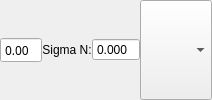
        <widget class="QFrame" name="frameValueB">
         <property name="frameShape">
          <enum>QFrame::NoFrame</enum>
         </property>
         <property name="frameShadow">
          <enum>QFrame::Raised</enum>
         </property>
         <layout class="QHBoxLayout" name="horizontalLayout_4">
          <property name="spacing">
           <number>0</number>
          </property>
          <property name="leftMargin">
           <number>0</number>
          </property>
          <property name="topMargin">
           <number>0</number>
          </property>
          <property name="rightMargin">
           <number>0</number>
          </property>
          <property name="bottomMargin">
           <number>0</number>
          </property>
          <item>
           <widget class="LSADoubleSpinBox" name="doubleValueB">
            <property name="font">
             <font>
              <family>Courier 10 Pitch</family>
             </font>
            </property>
            <property name="buttonSymbols">
             <enum>QAbstractSpinBox::NoButtons</enum>
            </property>
            <property name="singleStep">
             <double>0.000000000000000</double>
            </property>
           </widget>
          </item>
          <item>
           <widget class="QLabel" name="labelValueB1">
            <property name="maximumSize">
             <size>
              <width>65</width>
              <height>16777215</height>
             </size>
            </property>
            <property name="text">
             <string>Sigma N:</string>
            </property>
            <property name="alignment">
             <set>Qt::AlignCenter</set>
            </property>
           </widget>
          </item>
          <item>
           <widget class="LSADoubleSpinBox" name="doubleValueB1">
            <property name="buttonSymbols">
             <enum>QAbstractSpinBox::NoButtons</enum>
            </property>
            <property name="decimals">
             <number>3</number>
            </property>
            <property name="singleStep">
             <double>0.000000000000000</double>
            </property>
           </widget>
          </item>
          <item>
           <widget class="QComboBox" name="comboValueBUnits">
            <property name="sizePolicy">
             <sizepolicy hsizetype="Preferred" vsizetype="Preferred">
              <horstretch>0</horstretch>
              <verstretch>0</verstretch>
             </sizepolicy>
            </property>
            <property name="maximumSize">
             <size>
              <width>75</width>
              <height>16777215</height>
             </size>
            </property>
            <property name="font">
             <font>
              <family>Courier 10 Pitch</family>
             </font>
            </property>
           </widget>
          </item>
         </layout>
        </widget>
